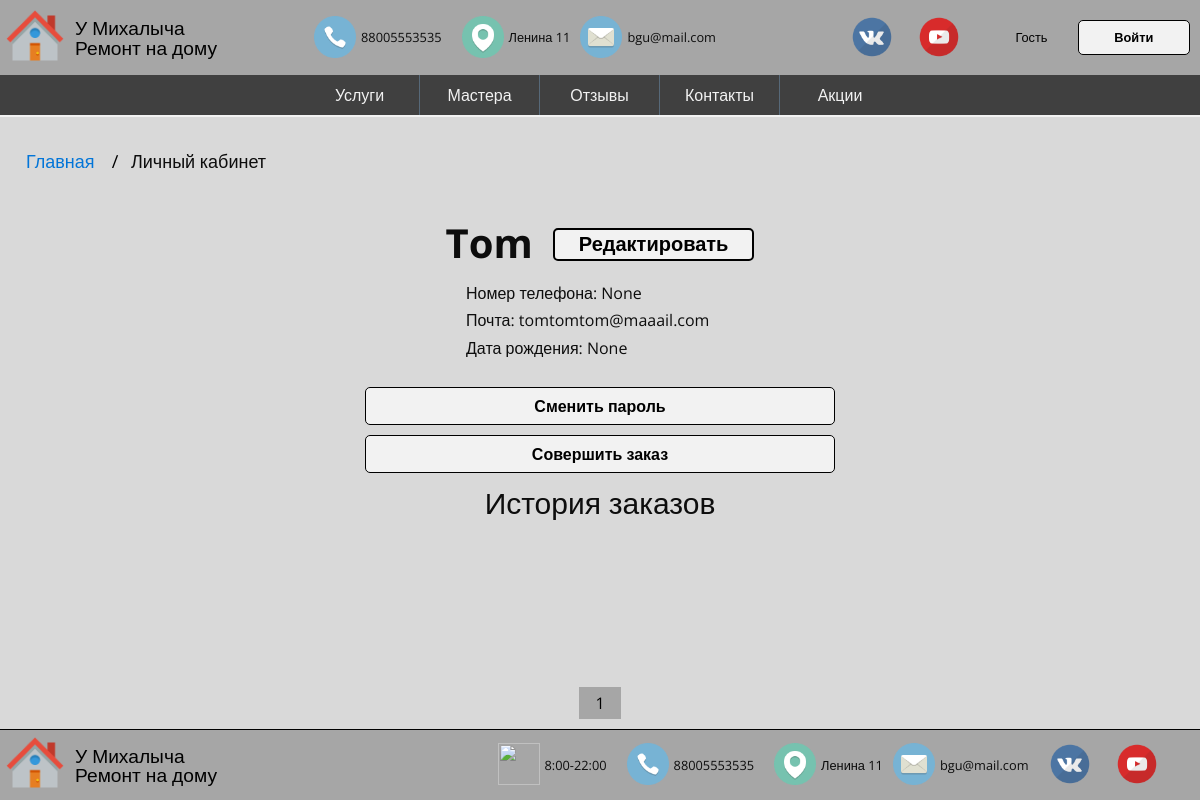
The app's page /users/11/ with its own data.
### remontPC/apps/users/models.py (models this page shows, shortened)
class Client(models.Model):
	user = models.OneToOneField(User, on_delete=models.CASCADE, null=True, blank=True)
	client_name = models.CharField('ФИО', max_length = 100)
	client_password = models.CharField('Пароль клиента', max_length = 200)
	client_telephonenumber = models.CharField('Номер телефона', max_length = 11, null = True , blank = True)
	client_email = models.EmailField('E-mail')
	client_birthdaydate = models.DateField('Дата рождения', null = True , blank = True)
	class Meta:
		verbose_name = 'Клиент'
		verbose_name_plural = 'Клиенты'

### remontPC/apps/users/views.py (the view)
# urls.py: path('<int:user_id>/', views.client, name='client'),
def client(request, user_id):
	us = User.objects.get(id = user_id)
	cl = Client.objects.get ( user = us)
	order_list = cl.order_set.all()
	paginator = Paginator(order_list, 2)
	page = request.GET.get('page')
	try:
		client = paginator.page(page)
	except PageNotAnInteger:
	 	client = paginator.page(1)
	except EmptyPage:
		client = paginator.page(paginator.num_pages)
	return render(request, 'client/profile.html', {'us':us,'cl':cl,'page':page, 'client':client})

### remontPC/apps/cart/context_processors.py (called while the page is built)
def cart(request):
    return {'cart': Cart(request)}

### remontPC/templates/client/profile.html (shortened to what this page needs)
<!DOCTYPE html>
{% load static %}
<html lang="ru">
    <head>
        <link rel="stylesheet" href="{% static 'remontPC/css/main.css' %}">
        <link rel="stylesheet" href="{% static 'remontPC/lightzoom/style.css' %}" type="text/css">
		<link rel="stylesheet" href="{% static 'remontPC/package/font-awesome.min.css' %}">
		<link rel="stylesheet" href="{% static 'remontPC/package/swiper-bundle.min.css' %}">
    </head>
    <body>
    <header>
        <div class = "mainheader">
			<div class="logo">
			<a class="imgA" href="{% url 'main:index' %}"><img src="{% static 'remontPC/image/home.png' %}" alt=""></a>
 			<p><a href="{% url 'main:index' %}">У Михалыча<br/>Ремонт на дому</a></p>
			</div>
				<div class="contacts">
					<div class="phone"><a href="{% url 'users:contacts' %}"><img src="{% static 'remontPC/image/phone.jpg' %}" alt=""></a>
					88005553535</div>
					<div class="geol"><a href="{% url 'users:contacts' %}"><img src="{% static 'remontPC/image/geol.png' %}" alt=""></a>
					Ленина 11</div>
					<div class="mail"><a href="{% url 'users:writeus' %}"><img src="{% static 'remontPC/image/mail.png' %}" alt=""></a>
					bgu@mail.com</div>
				</div>
				<div class="login">
					<div class="mail"><a href="{% url 'users:writeus' %}"><img src="{% static 'remontPC/image/vk.png' %}" alt=""></a>
					</div>
					<div class="mail"><a href="{% url 'users:writeus' %}"><img src="{% static 'remontPC/image/youTube.png' %}" alt=""></a>
					</div>
                    {% if user.is_authenticated %}
                    <img src="{% static 'remontPC/image/icon.png' %}" alt="">
                    <p><a href="{% url 'users:client' user.id %}">{{user.username}}</a></p>
                    <div class="cart">
                        {% with total_items=cart|length %}
                            {% if cart|length > 0 %}
                                У вас в заказе:
                                <a href="{% url 'cart:cart_detail' %}">
                                    {{ total_items }} услуга{{ total_items|pluralize }},
                                    на сумму {{ cart.get_total_price }} руб.
                                </a>
                            {% else %}
                                Ваша карзина пуста
                            {% endif %}
                        {% endwith %}
                    </div>
					<div class="korzina"><a href="{% url 'cart:cart_detail' %}"><img src="{% static 'remontPC/image/korzina.png' %}" alt=""></a>
					</div>
					<a href="{% url 'logout' %}" class="button">Выйти</a>
					{% else %}
					<p><a href="{% url 'login' %}">Гость</a></p>
					<a href="{% url 'login' %}" class="button">Войти</a>
					{% endif %}
                </div>
            </div>
	</header>
		<div class='admenu' >
			<nav id="desktop">
				<ul>
					<li><a href="{% url 'mainservices:index' %}">Услуги</a></li>
					<li><a href="{% url 'users:workers' %}">Мастера</a></li>
					<li><a href="{% url 'reviews:reviews' %}">Отзывы</a></li>
					<li><a href="{% url 'users:contacts' %}">Контакты</a></li>
					<li><a href="{% url 'sales:sales' %}">Акции</a></li>
				</ul>
			</nav>
		</div>
        <ul class="breadcrumb">
			<li><a href="{% url 'main:index' %}">Главная</a></li>
			<li class="activem">Личный кабинет</li>
          </ul>
          <div class="content">
            <div class = "buttonzagolovok">
                <h1>{{cl.client_name}}</h1>
                <a href="{% url 'users:clientedit' cl.id %}" class="buttongetall">Редактировать</a>
                </div>
            <div class="profile">
                <div class="aboutuser">
                <div class="luser" style="width: 60%;">
                <p> Номер телефона: {{cl.client_telephonenumber}} <br/> Почта: {{cl.client_email}} <br/> Дата рождения: {{cl.client_birthdaydate}}  </p>
                </div>
                <a href="{% url 'users:password_change' %}" class="buttonzak">Сменить пароль</a>
                <a href="{% url 'mainservices:index' %}" class="buttonzak">Совершить заказ</a>
                </div>
            </div>
            <div class="zagolovh2"><h2>История заказов</h2></div>
        </div>
        {% block pagination %}
        <div class="pagination">
            {% for pg in client.paginator.page_range %}
                {% if client.number == pg %}
                <a class="active" href="?page={{pg}}">{{pg}}</a>
                {% else %}
                <a href="?page={{pg}}">{{pg}}</a>
                {% endif %}
            {% endfor %}
        </div>
            {% endblock %}
            <footer >
                <div class="mainfooter">
                    <div class="logo">
                    <img src="{% static 'remontPC/image/home.png' %}" alt="">
                     <p><a href="{% url 'main:index' %}">У Михалыча<br/>Ремонт на дому</a></p>
                    </div>
                        <div class="contacts">
                            <div class="time"><a href="{% url 'users:contacts' %}"><img src="{% static 'remontPC/image/time.png' %}" alt=""></a>
                            8:00-22:00</div>
                            <div class="phone"><a href="{% url 'users:contacts' %}"><img src="{% static 'remontPC/image/phone.jpg' %}" alt=""></a>
                            88005553535</div>
                            <div class="geol"><a href="{% url 'users:contacts' %}"><img src="{% static 'remontPC/image/geol.png' %}" alt=""></a>
                            Ленина 11</div>
                            <div class="mail"><a href="{% url 'users:writeus' %}"><img src="{% static 'remontPC/image/mail.png' %}" alt=""></a>
                            bgu@mail.com</div>
                        <div class="mail"><a href="{% url 'users:writeus' %}"><img src="{% static 'remontPC/image/vk.png' %}" alt=""></a>
                        </div>
                        <div class="mail"><a href="{% url 'users:writeus' %}"><img src="{% static 'remontPC/image/youTube.png' %}" alt=""></a>
                        </div>
                        </div>
                </div>
            </footer>
        </body>
    </html>

### records on screen
Client: client_name "Tom", client_telephonenumber "None", client_email "tomtomtom@maaail.com", client_birthdaydate "None"

### other values on screen
{{ pg }} "1"
